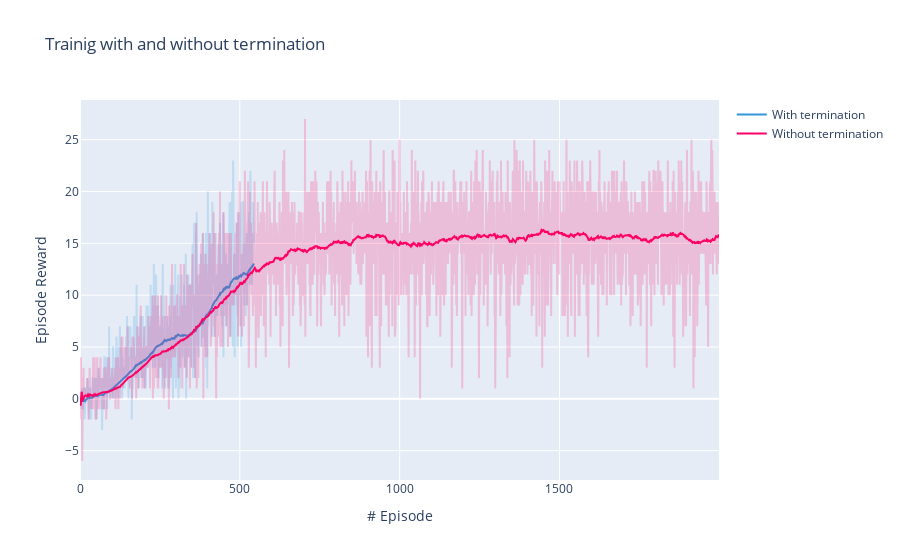

The code cell stored with this chart in its notebook:
### Code cell
from dqn import  Benchmarks

benchs = Benchmarks()
scores1 = benchs.load('Prioritized Replay')
scores2 = benchs.load('Final Prioritized Replay')
scores_dict = {'With termination': scores1, 'Without termination': scores2}
benchs.plot_benchs(scores_dict, mean=100, opacity=0.2, title='Trainig with and without termination'.format(len(scores)))

### Figure 1 — Plotly figure (JSON) as saved in the notebook; plotly's stock layout.template omitted (floating-point values rounded to 4 significant figures; data arrays with more than 128 entries replaced by an {"elided": "..."} marker saying what was removed)
{"data": [{"line": {"color": "#3195DA"}, "name": "With termination", "opacity": 0.2, "showlegend": false, "type": "scatter", "y": {"elided": "545 int values"}}, {"line": {"color": "#3195DA"}, "name": "With termination", "showlegend": true, "type": "scatter", "y": {"elided": "545 float values"}}, {"line": {"color": "#FF0063"}, "name": "Without termination", "opacity": 0.2, "showlegend": false, "type": "scatter", "y": {"elided": "2000 int values"}}, {"line": {"color": "#FF0063"}, "name": "Without termination", "showlegend": true, "type": "scatter", "y": {"elided": "2000 float values"}}], "layout": {"title": {"text": "Trainig with and without termination"}, "xaxis": {"title": {"text": "# Episode"}}, "yaxis": {"title": {"text": "Episode Reward"}}}}
